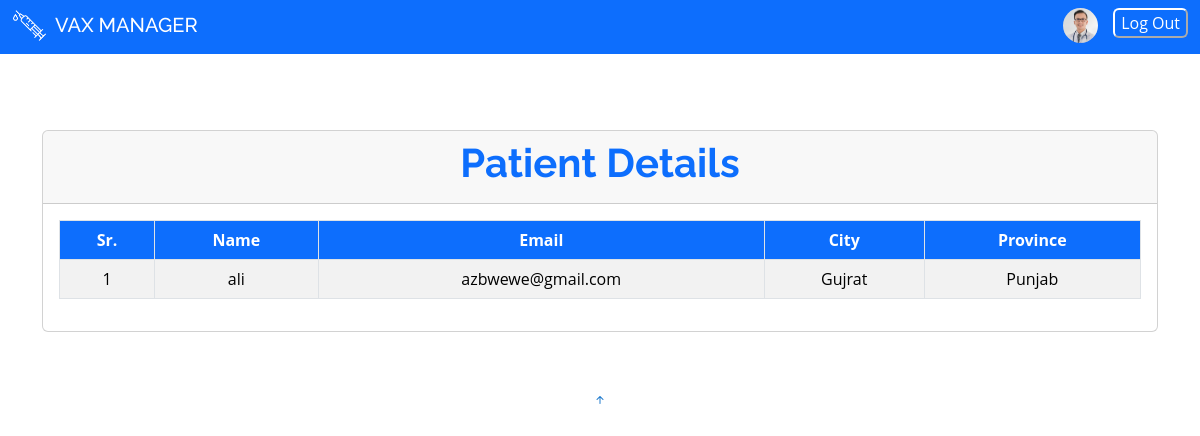
The page /patientDetail?province_id=1 (signed in) on the database its author committed.
### tables this page shows
CREATE TABLE `users` (
  `id` int(11) NOT NULL,
  `name` varchar(255) NOT NULL,
  `email` varchar(255) NOT NULL,
  `password` varchar(255) NOT NULL,
  `DOB` date NOT NULL,
  `role_id` int(11) NOT NULL,
  `city_id` int(11) NOT NULL,
  `created_at` timestamp NOT NULL DEFAULT current_timestamp(),
  `updated_at` timestamp NOT NULL DEFAULT current_timestamp() ON UPDATE current_timestamp(),
  `deleted_at` timestamp NULL DEFAULT NULL
);

CREATE TABLE `cities` (
  `id` int(11) NOT NULL,
  `name` varchar(255) NOT NULL,
  `province_id` int(11) NOT NULL,
  `created_at` timestamp NOT NULL DEFAULT current_timestamp(),
  `updated_at` timestamp NOT NULL DEFAULT current_timestamp() ON UPDATE current_timestamp(),
  `deleted_at` timestamp NULL DEFAULT NULL
);

CREATE TABLE `provinces` (
  `id` int(11) NOT NULL,
  `name` varchar(255) NOT NULL,
  `created_at` timestamp NOT NULL DEFAULT current_timestamp(),
  `updated_at` timestamp NOT NULL DEFAULT current_timestamp() ON UPDATE current_timestamp(),
  `deleted_at` timestamp NULL DEFAULT NULL
);

### controllers/patient/patientDetail.php (called while the page is built)
<?php
require 'model/getData.php';
$p_id = $_GET['province_id'];
$trackPatientsByProvince = trackPatientsByProvince($p_id);
require 'views/patient/patientDetails.view.php';

### index.php (called while the page is built, shortened)
<?php
require 'model/Database.php';
require 'core/Router.php';
$router = new Router();
$uri = isset($_GET['url']) ? $_GET['url'] : '/';
$method = $_POST['_method'] ?? $_SERVER['REQUEST_METHOD'];
try {
  $router->route($uri, $method);
} catch (ValidationException $exception) {
  Session::flash('errors', $exception->getErrors());
  Session::flash('old', $exception->getOld());
  $previous_url = $_SERVER['HTTP_REFERER'];
  header("location: $previous_url");
  exit();
}

### model/Database.php (called while the page is built, shortened)
<?php
class Database
{
    public $connection;
    public function __construct(){
        $dsn = 'mysql:host=localhost;dbname=vax_management_system';
        $this->connection = new PDO($dsn,'root', '');
    }
    public function query($query, $params = []){
        $this->statement = $this->connection->prepare($query);
        $this->statement->execute($params);
        return $this->statement;
    }
}

### model/getData.php (called while the page is built, shortened)
<?php
$db = new Database();
try {
    $provinces = $db->query('SELECT * FROM provinces')->fetchAll(PDO::FETCH_ASSOC);
    return $provinces;
} catch (PDOException $e) {
    echo "Database Error: " . $e->getMessage();
    exit();
}
function trackPatientsByProvince($province_id) {
    $db = new Database();
    try {
        $patients = $db->query("
            SELECT
                pu.id AS patient_id,
                pu.name AS patient_name,
                pu.email AS patient_email,
                c.name AS city_name,
                prov.name AS province_name
            FROM
                patients p
            JOIN
                users pu ON p.userId = pu.id
            JOIN
                cities c ON pu.city_id = c.id
            JOIN
                provinces prov ON c.province_id = prov.id
            WHERE
                prov.id = :province_id
            AND
                pu.deleted_at IS NULL;
        ",['province_id' => $province_id])->fetchAll(PDO::FETCH_ASSOC);
        return $patients;
    } catch (PDOException $e) {
        echo "Database Error: " . $e->getMessage();
        exit();
    }
}

### views/patient/patientDetails.view.php (the view, shortened to what this page needs)
<?php
require 'views/partials/header.php';
require 'views/partials/nav.php';
?>
<section class="hero">
<div class="container" id="myContainer">
      <div class="row mt-2">
        <div class="col">
<div id="patient_details" class="card mt-2">
            <div class="card-header">
      <h3 class="display-6 fw-bold text-center text-primary">Patient Details</h3>
    </div>
    <div class="card-body">
      <table id="table" class="table table-bordered table-striped text-center">
        <thead>
        <tr>
          <th class="bg-primary text-white text-center">Sr.</th>
          <th class="bg-primary text-white text-center">Name</th>
          <th class="bg-primary text-white text-center">Email</th>
          <th class="bg-primary text-white text-center">City</th>
          <th class="bg-primary text-white text-center">Province</th>
        </tr>
        </thead>
        <tbody id="appointment_data">
        <?php
              $sn = 1;
              foreach ($trackPatientsByProvince as $trackPatientByProvince){
                ?>
            <tr>
            <td> <?= $sn?></td>
            <td><?= $trackPatientByProvince['patient_name'] ?></td>
            <td><?= $trackPatientByProvince['patient_email'] ?></td>
            <td><?= $trackPatientByProvince['city_name'] ?></td>
            <td><?= $trackPatientByProvince['province_name'] ?></td>
            </tr>
              <?php
              $sn++ ;}
              ?>
        </tbody>
      </table>
    </div>
          </div>
        </div>
      </div>
    </div>
</section>
<?php
require 'views/partials/bottom.php';

### core/Router.php (shortened to what this page needs)
<?php
class Router
{
    protected $routes = [];
    public function add($method, $uri, $controller)
    {
        $this->routes[] = [
            'uri' => $uri,
            'controller' => $controller,
            'method' => $method,
            'middleware' => null
        ];
        return $this;
    }
    public function only($key)
    {
        $this->routes[array_key_last($this->routes)]['middleware'] = $key;
        return $this;
    }
    public function route($uri, $method)
     {
        foreach ($this->routes as $route) {
            if ($route['uri'] == $uri && $route['method'] == strtoupper($method)) {
                return require $route['controller'];
            }
        }
    }
}

### assets/css/style.css (style rules this page uses)
body { font-family: "Open Sans", sans-serif; color: #444444; }
h1, h2, h3, h4, h5, h6 { font-family: "Raleway", sans-serif; }
section { padding: 60px 0; overflow: hidden; }

### rows shown on the page
users: name "ali", email "azbwewe@gmail.com", city.name "Gujrat", provinces.name "Punjab"
